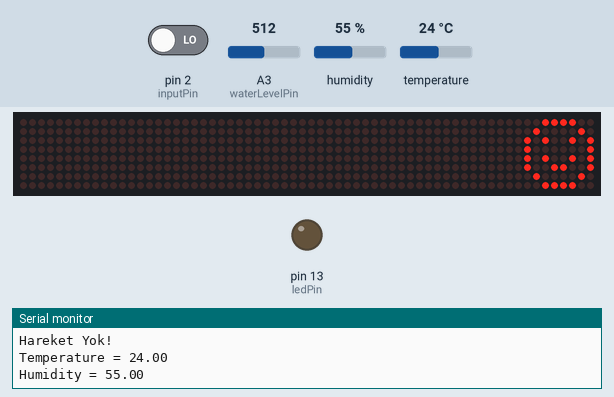
The sketch below on a simulated Arduino Uno, built with avr-gcc and run on an emulated ATmega328P. On the bench: 64×8 LED matrix, output pins drawn as LEDs (lit = HIGH), the last lines printed to the serial monitor. The inputs (shaded band) are chosen by the test bench; at power-on: temperature 24 °C, A3 (waterLevelPin) = 512, pin 2 (inputPin) LOW, humidity 55 %.

Above: at 5.8 s.
5.9 s: temperature set to 6 °C
15.3 s: temperature set to 3 °C
At 24.6 s:
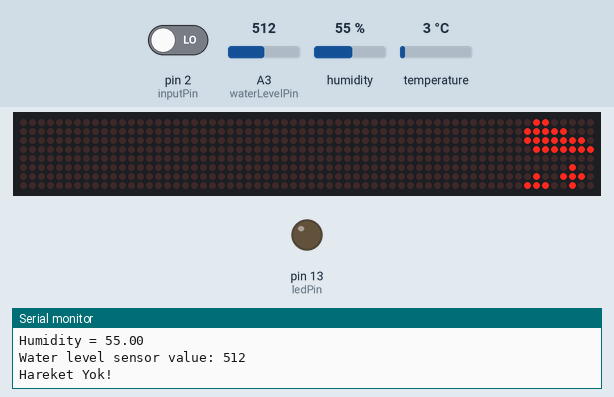
26.6 s: A3 (waterLevelPin) set to 290
At 30.6 s:
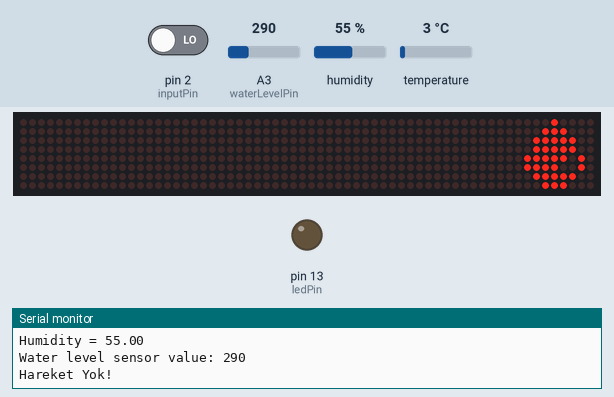
37.8 s: temperature set to 33 °C
At 44.3 s:
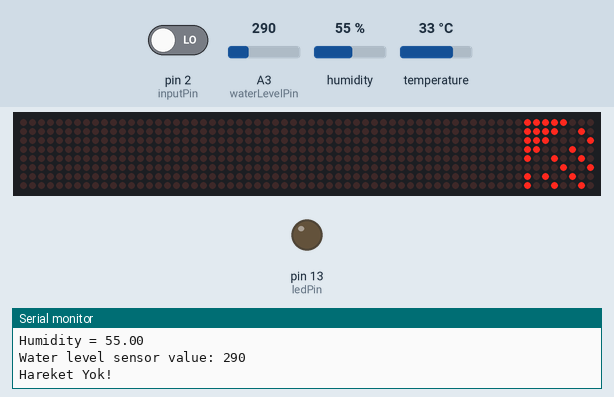
46.9 s: pin 2 (inputPin) driven HIGH
55.1 s: pin 2 (inputPin) driven LOW
At 61.3 s:
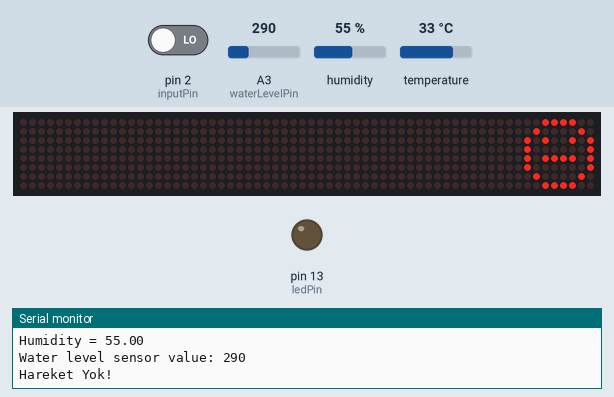
Timing chart, 0 to 62.1 s (numbered marks = the images above; inputs shaded):
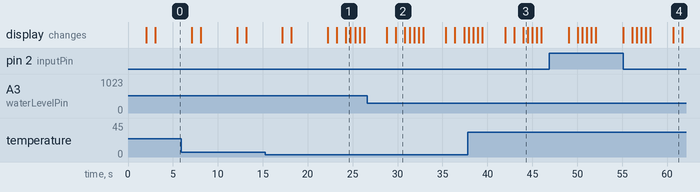

The sketch:

smartpot.ino
```cpp
#include <dht.h>
dht DHT;
#include <LedControl.h>
#define DHT11_PIN 7

const int waterLevelPin = A3;
int waterLevelThreshold = 380;
int sensorWaterLevelValue = 0;


int ledPin = 13;                // choose the pin for the LED
int inputPin = 2;               // choose the input pin (for PIR sensor)
int pirState = LOW;             // we start, assuming no motion detected
int val = 0;                    // variable for reading the pin status


int DIN = 10;
int CS =  9;
int CLK = 8;

LedControl lc=LedControl(DIN,CLK,CS,0);

void setup(){
 lc.shutdown(0,false);
 lc.setIntensity(0,15);      //Adjust the brightness maximum is 15
 lc.clearDisplay(0);
 Serial.begin(9600); // // Serial Communication is starting with 9600 of baudrate speed
 pinMode(ledPin, OUTPUT);      // declare LED as output
 pinMode(inputPin, INPUT);     // declare sensor as input
}

void loop(){

    //Facial Expression
    byte smile[8]=   {0x3C,0x42,0xA5,0x81,0xA5,0x99,0x42,0x3C};
    byte neutral[8]= {0x3C,0x42,0xA5,0x81,0xBD,0x81,0x42,0x3C};
    byte sad[8]=   {0x3C,0x42,0xA5,0x81,0x99,0xA5,0x42,0x3C};

    byte damla[8]={0x10,0x38,0x7C,0x7C,0xFA,0xF2,0x7C,0x38};

    byte kar1[8]={0x60,0xF8,0xFE,0x7F,0x00,0x04,0x4E,0xE4};
    byte kar2[8]={0x60,0xF8,0xFE,0x7F,0x00,0x02,0x27,0x72};
    byte kar3[8]={0x60,0xF8,0xFE,0x7F,0x00,0x00,0x02,0x27};
    byte kar4[8]={0x60,0xF8,0xFE,0x7F,0x00,0x00,0x04,0x4E};

    byte gunes1[8]={0xF8,0xF2,0xE1,0xC4,0x92,0x09,0xA4,0x92};
    byte gunes2[8]={0xF8,0xF0,0xE1,0xC0,0x82,0x09,0x24,0x92};
    byte gunes3[8]={0xF8,0xF2,0xE0,0xC4,0x90,0x01,0x04,0x92};


  int chk = DHT.read11(DHT11_PIN);
  Serial.print("Temperature = ");
  Serial.println(DHT.temperature);
  Serial.print("Humidity = ");
  Serial.println(DHT.humidity);
  delay(1000);


  sensorWaterLevelValue = analogRead(waterLevelPin);              //read the value of the water level sensor
  Serial.print("Water level sensor value: ");                     //print it to the serial monitor
  Serial.println(sensorWaterLevelValue);


//Motion Sensör kodları

val=0;
   val = digitalRead(inputPin);  // read input value

  if (val == HIGH)  // check if the input is HIGH
  {

      Serial.println("Hareket Algılandı!"); // print on output change
      pirState = HIGH;
      delay(1000);
          printByte(smile);
    delay(500);
  }
  else
  {

      Serial.println("Hareket Yok!");  // print on output change
      pirState = LOW;
      delay(1000);

    printByte(neutral);
    delay(1000);

  }
//su seviyesi için tepki

if (sensorWaterLevelValue<300){
     printByte(damla);
   delay(1000);

  }
else{
      printByte(smile);
    delay(1000);
  }


//Sıcaklık seviyesi için

if(DHT.temperature>30){
     printByte(gunes1);
   delay(500);
   printByte(gunes2);
   delay(500);
   printByte(gunes3);
   delay(500);
   printByte(gunes1);
   delay(500);

  }
else if(DHT.temperature<5){

   printByte(kar1);
   delay(500);
   printByte(kar2);
   delay(500);
   printByte(kar3);
   delay(500);
   printByte(kar4);
   delay(500);
  }

else{
    printByte(smile);
    delay(500);
  }

if(DHT.humidity<10){
    printByte(sad);
    delay(1000);
}
else{
  printByte(smile);
  delay(500);
  }


}


void printByte(byte character [])
{
  int i = 0;
  for(i=0;i<8;i++)
  {
    lc.setRow(0,i,character[i]);
  }
}
```

Measured:
- the behaviour switches between 5 and 4 °C on temperature (found by bisection; images 0 and 1)
- after the input at 15.3 s, the display: first differs from a run without the input after 9.0 s (image 1)
- after the input at 26.6 s, the display: first differs from a run without the input after 3.2 s (image 2)
- after the input at 37.8 s, the display: first differs from a run without the input after 6.2 s (image 3)
- after the input at 55.1 s, the display: first differs from a run without the input after 5.6 s (image 4)
- what the display in image 1 shows lasts 0.5 s, from 24.3 s to 24.8 s
- what the display in image 2 shows lasts 1.0 s, from 29.8 s to 30.8 s
